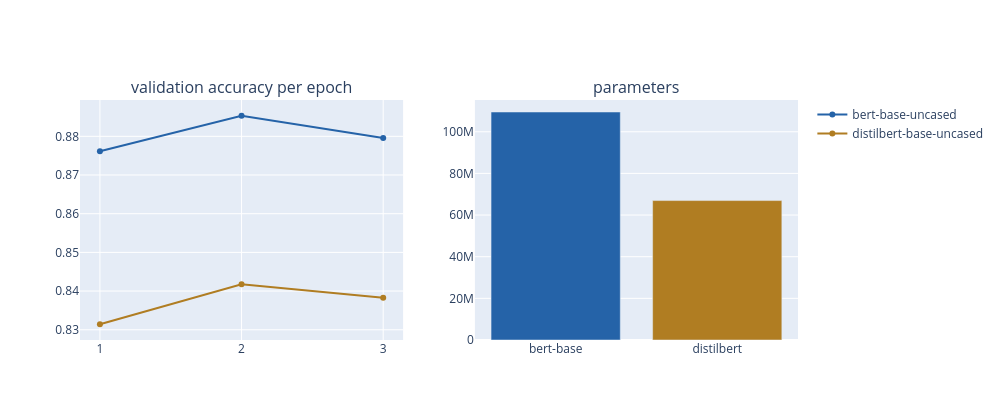

Write notebook code for a chart like this one.
### Code cell
bert_params = sum(p.numel() for p in bert_trainer.model.parameters())
distil_params = sum(p.numel() for p in distil_trainer.model.parameters())
speedup = bert_train_seconds / distil_train_seconds
acc_ratio = distil_epoch_acc[-1] / bert_epoch_acc[-1]

fig = make_subplots(rows=1, cols=2, subplot_titles=("validation accuracy per epoch", "parameters"))
fig.add_trace(go.Scatter(x=bert_epoch_num, y=bert_epoch_acc, mode="lines+markers",
                          name="bert-base-uncased", line=dict(color=BLUE)), row=1, col=1)
fig.add_trace(go.Scatter(x=bert_epoch_num, y=distil_epoch_acc, mode="lines+markers",
                          name="distilbert-base-uncased", line=dict(color=GOLD)), row=1, col=1)
fig.add_trace(go.Bar(x=["bert-base", "distilbert"], y=[bert_params, distil_params],
                      marker=dict(color=[BLUE, GOLD]), showlegend=False), row=1, col=2)
fig.update_layout(width=1000, height=420, xaxis=dict(dtick=1))
fig.show()

print(f"parameters: bert-base={bert_params:,}, distilbert={distil_params:,} "
      f"({distil_params / bert_params:.1%} of bert-base)")
print(f"train time: bert-base={bert_train_seconds:.1f}s, distilbert={distil_train_seconds:.1f}s "
      f"({speedup:.2f}x)")
print(f"final accuracy: bert-base={bert_epoch_acc[-1]:.4f}, distilbert={distil_epoch_acc[-1]:.4f} "
      f"(distilbert reaches {acc_ratio:.1%} of bert-base's accuracy)")

### Figure 1 — Plotly figure (JSON) as saved in the notebook; plotly's stock layout.template omitted (floating-point values rounded to 4 significant figures)
{"data": [{"line": {"color": "#2563a8"}, "mode": "lines+markers", "name": "bert-base-uncased", "type": "scatter", "x": [1, 2, 3], "xaxis": "x", "y": [0.8761, 0.8853, 0.8796], "yaxis": "y"}, {"line": {"color": "#b07d22"}, "mode": "lines+markers", "name": "distilbert-base-uncased", "type": "scatter", "x": [1, 2, 3], "xaxis": "x", "y": [0.8314, 0.8417, 0.8383], "yaxis": "y"}, {"marker": {"color": ["#2563a8", "#b07d22"]}, "showlegend": false, "type": "bar", "x": ["bert-base", "distilbert"], "xaxis": "x2", "y": [109483778, 66955010], "yaxis": "y2"}], "layout": {"annotations": [{"font": {"size": 16}, "showarrow": false, "text": "validation accuracy per epoch", "x": 0.225, "xanchor": "center", "xref": "paper", "y": 1.0, "yanchor": "bottom", "yref": "paper"}, {"font": {"size": 16}, "showarrow": false, "text": "parameters", "x": 0.775, "xanchor": "center", "xref": "paper", "y": 1.0, "yanchor": "bottom", "yref": "paper"}], "height": 420, "width": 1000, "xaxis": {"anchor": "y", "domain": [0.0, 0.45], "dtick": 1}, "xaxis2": {"anchor": "y2", "domain": [0.55, 1.0]}, "yaxis": {"anchor": "x", "domain": [0.0, 1.0]}, "yaxis2": {"anchor": "x2", "domain": [0.0, 1.0]}}}
